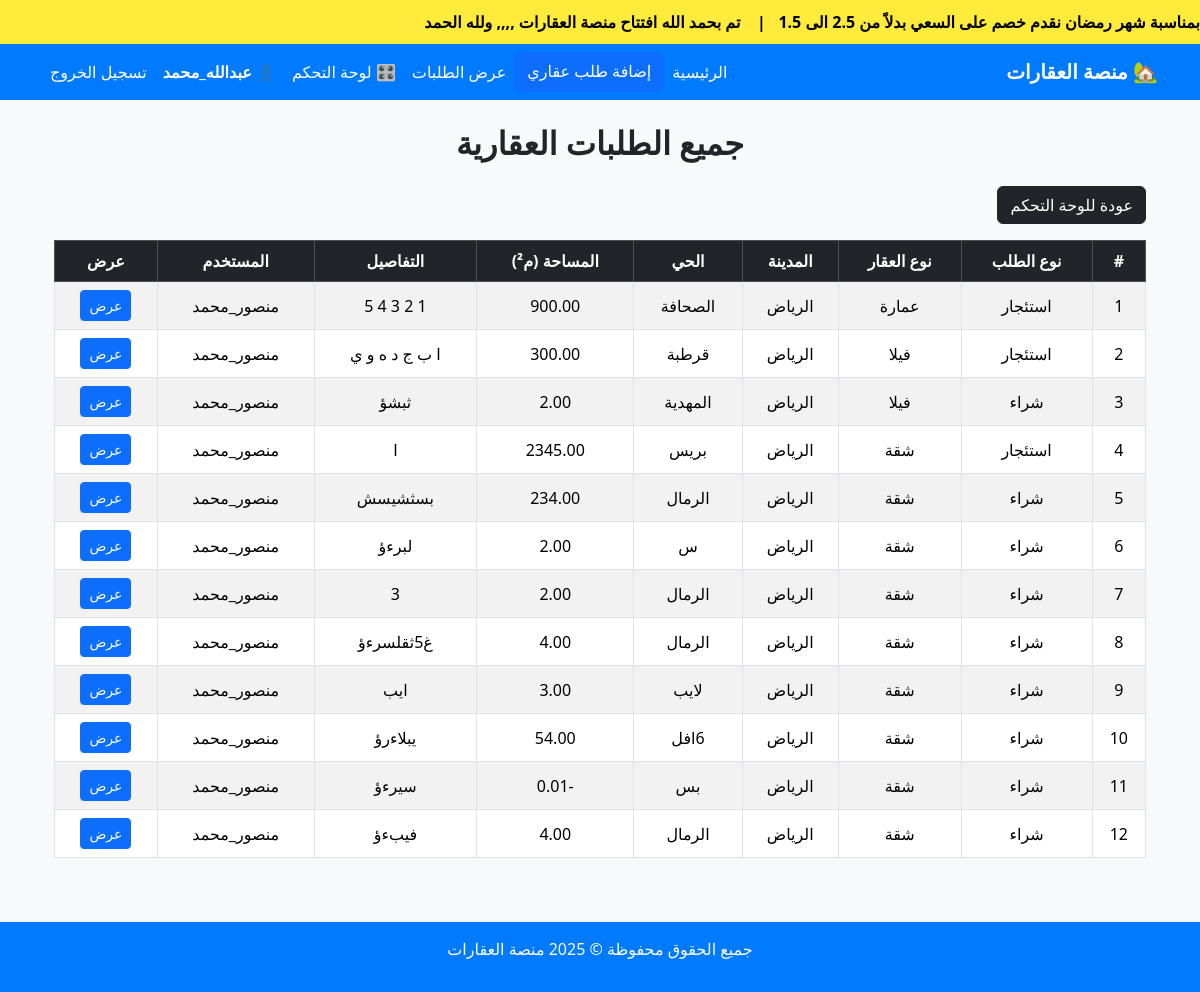
/طلبات-العقارات/ (signed in), run on an earlier commit of the app's database.
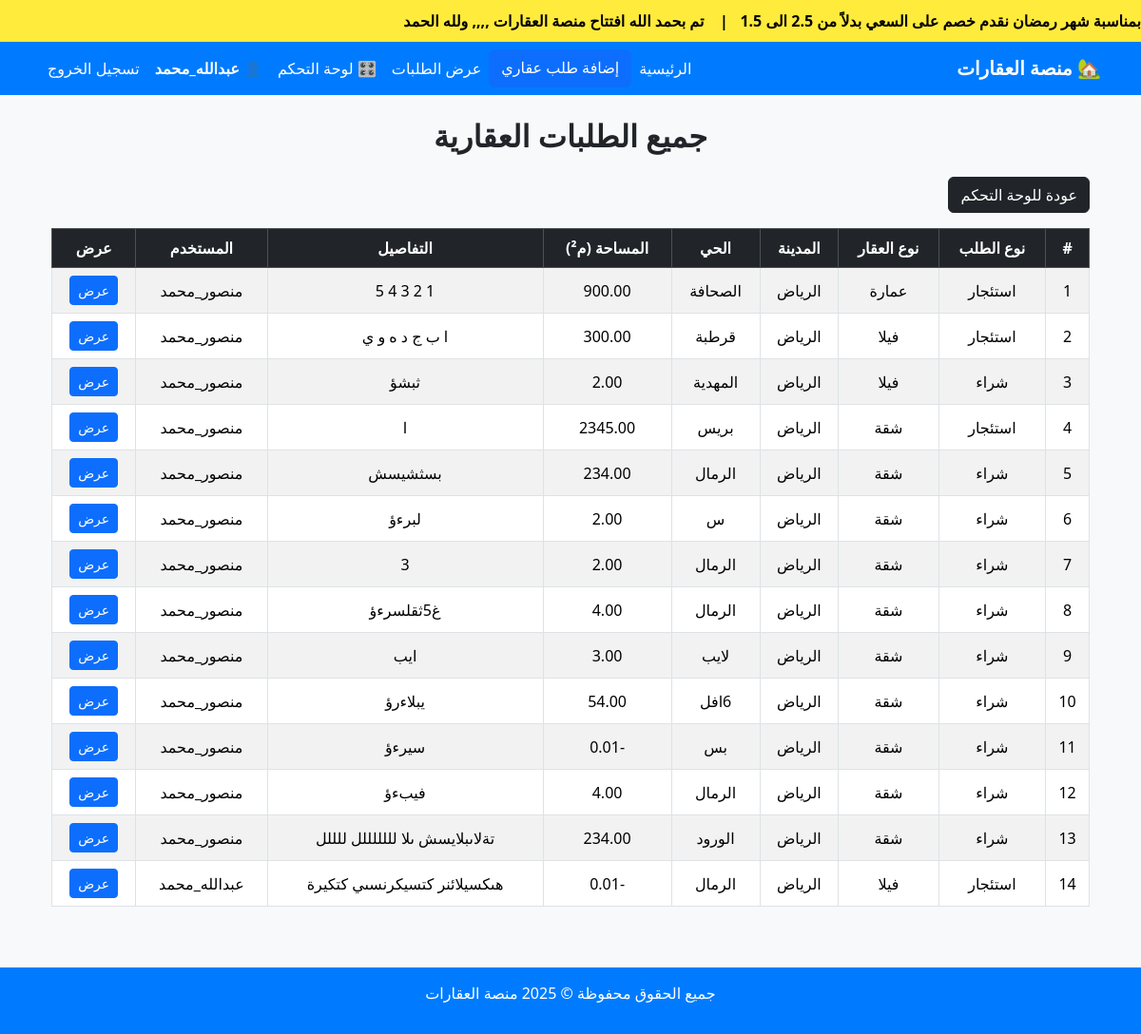
And on a later commit of the database.
### properties/models.py (models this page shows, shortened)
class News(models.Model):
    title = models.CharField(max_length=255, verbose_name="عنوان الخبر")
    is_active = models.BooleanField(default=True, verbose_name="مفعل؟")
    created_at = models.DateTimeField(auto_now_add=True, verbose_name="تاريخ الإضافة")

class PropertyRequest(models.Model):
    REQUEST_TYPE_CHOICES = [
        ('buy', 'شراء'),
        ('rent', 'استئجار'),
        ('sell', 'بيع'),
    ]
    OWNER_TYPE_CHOICES = [
        ('owner', 'مالك'),
        ('broker', 'وسيط'),
    ]
    PROPERTY_TYPE_CHOICES = [
        ('apartment', 'شقة'),
        ('villa', 'فيلا'),
        ('building', 'عمارة'),
        ('land', 'أرض'),
    ]
    user = models.ForeignKey(
        settings.AUTH_USER_MODEL,
        on_delete=models.CASCADE,
        null=True,
        blank=True
    )
    request_type = models.CharField(max_length=10, choices=REQUEST_TYPE_CHOICES)
    owner_type = models.CharField(max_length=10, choices=OWNER_TYPE_CHOICES)
    property_type = models.CharField(max_length=20, choices=PROPERTY_TYPE_CHOICES)
    city = models.CharField(max_length=100)
    district = models.CharField(max_length=100)
    area = models.DecimalField(max_digits=10, decimal_places=2)
    full_name = models.CharField(max_length=100)
    phone = models.CharField(max_length=15)
    details = models.TextField()
    created_at = models.DateTimeField(auto_now_add=True)

### properties/context_processors.py (called while the page is built)
def news_ticker(request):
    news_items = News.objects.filter(is_active=True).order_by('-created_at')
    return {'news_ticker_items': news_items}

### properties/views.py (called while the page is built)
@login_required
def property_requests(request):
    requests = PropertyRequest.objects.all()
    return render(request, 'properties/property_requests.html', {'requests': requests})

### properties/templates/properties/property_requests.html (shortened to what this page needs)
{% extends "base.html" %}
{% block content %}
<div class="container mt-4">
    <h2 class="text-center mb-4 fw-bold">جميع الطلبات العقارية</h2>
    <a href="{% url 'dashboard' %}" class="btn btn-dark mb-3">عودة للوحة التحكم</a>
    <div class="table-responsive">
        <table class="table table-striped table-bordered text-center align-middle">
            <thead class="table-dark">
                <tr>
                    <th>#</th>
                    <th>نوع الطلب</th>
                    <th>نوع العقار</th>
                    <th>المدينة</th>
                    <th>الحي</th>
                    <th>المساحة (م²)</th>
                    <th>التفاصيل</th>
                    <th>المستخدم</th>
                    <th>عرض</th>
                </tr>
            </thead>
            <tbody>
                {% for request_obj in requests %}
                <tr>
                    <td>{{ forloop.counter }}</td>
                    <td>{{ request_obj.get_request_type_display }}</td>
                    <td>{{ request_obj.get_property_type_display }}</td>
                    <td>{{ request_obj.city }}</td>
                    <td>{{ request_obj.district }}</td>
                    <td>{{ request_obj.area }}</td>
                    <td>{{ request_obj.details }}</td>
                    <td>
                        {% if request_obj.user %}
                            {{ request_obj.user.username }}
                        {% else %}
                            {{ request_obj.full_name }}
                        {% endif %}
                    </td>
                    <td>
                        <a href="{% url 'request_detail' request_obj.id %}" class="btn btn-sm btn-primary">عرض</a>
                    </td>
                </tr>
                {% empty %}
                <tr>
                    <td colspan="9" class="text-muted">لا توجد طلبات حالياً.</td>
                </tr>
                {% endfor %}
            </tbody>
        </table>
    </div>
</div>
{% endblock %}

### properties/templates/base.html (shortened to what this page needs)
{% load static %}
<!DOCTYPE html>
<html lang="ar" dir="rtl">
<head>
    <link href="https://cdn.jsdelivr.net/npm/bootstrap@5.3.2/dist/css/bootstrap.rtl.min.css" rel="stylesheet">
    <link rel="stylesheet" href="{% static 'css/style.css' %}">
</head>
<body class="bg-light">
    {% if news_ticker_items %}
    <div class="news-ticker">
        <div class="ticker-content">
          {% for news in news_ticker_items %}
          {{ news.title }}{% if not forloop.last %}&nbsp;&nbsp;&nbsp;|&nbsp;&nbsp;&nbsp;{% endif %}
        {% endfor %}
        </div>
    </div>
    {% endif %}
    <nav class="navbar navbar-expand-lg">
        <div class="container">
            <a class="navbar-brand fw-bold" href="{% url 'home' %}">🏡 منصة العقارات</a>
            <div class="collapse navbar-collapse" id="navbarNav">
                <ul class="navbar-nav ms-auto">
                    <li class="nav-item"><a class="nav-link" href="{% url 'home' %}">الرئيسية</a></li>
                    <a href="{% url 'create_property_request' %}" class="btn btn-primary">إضافة طلب عقاري</a>
                    <li class="nav-item"><a class="nav-link" href="{% url 'property_requests' %}">عرض الطلبات</a></li>
                    {% if user.is_authenticated %}
                        <li class="nav-item"><a class="nav-link" href="{% url 'dashboard' %}">🎛️ لوحة التحكم</a></li>
                        <li class="nav-item">
                            <span class="nav-link fw-bold text-white">👤 {{ user.username }}</span>
                        </li>
                        <li class="nav-item">
                            <form method="post" action="{% url 'logout' %}" style="display:inline;">
                                <button type="submit" class="nav-link btn btn-link text-danger">تسجيل الخروج</button>
                            </form>
                        </li>
                    {% else %}
                        <li class="nav-item"><a class="nav-link" href="{% url 'login' %}">تسجيل الدخول</a></li>
                    {% endif %}
                </ul>
            </div>
        </div>
    </nav>
    <div class="container mt-4">
        {% block content %}
        {% endblock %}
    </div>
    <footer class="footer mt-5">
        <div class="container">
            <p>جميع الحقوق محفوظة © 2025 منصة العقارات</p>
        </div>
    </footer>
</body>
</html>

### static/css/style.css (style rules this page uses)
.news-ticker { background-color: #ffeb3b; overflow: hidden; white-space: nowrap; padding: 10px 0; position: relative; }
.ticker-content { display: inline-block; padding-left: 100%; animation: scroll-text 15s linear infinite; font-weight: bold; color: #000; }

### properties/templates/base.html (style rules this page uses)
.navbar { background-color: #007bff; }
.navbar .nav-link, .navbar .navbar-brand { color: white !important; }
.footer { background-color: #007bff; color: white; text-align: center; padding: 15px; margin-top: 20px; }
.news-ticker { background-color: #ffeb3b; overflow: hidden; white-space: nowrap; padding: 10px 0; position: relative; }
.ticker-content { display: inline-block; padding-left: 100%; animation: scroll-text 15s linear infinite; font-weight: bold; color: #000; }

What changed in the data, as far as the page shows it:
added PropertyRequest: request_type "شراء", property_type "شقة", city "الرياض", district "الورود", area "234.00", details "تةلاىبلايسش ىلا لللللللل للللل", user.username "منصور_محمد"
added PropertyRequest: request_type "استئجار", property_type "فيلا", city "الرياض", district "الرمال", area "-0.01", details "هىكسيلائنر كتسيكرنسىي كتكيرة", user.username "عبدالله_محمد"
